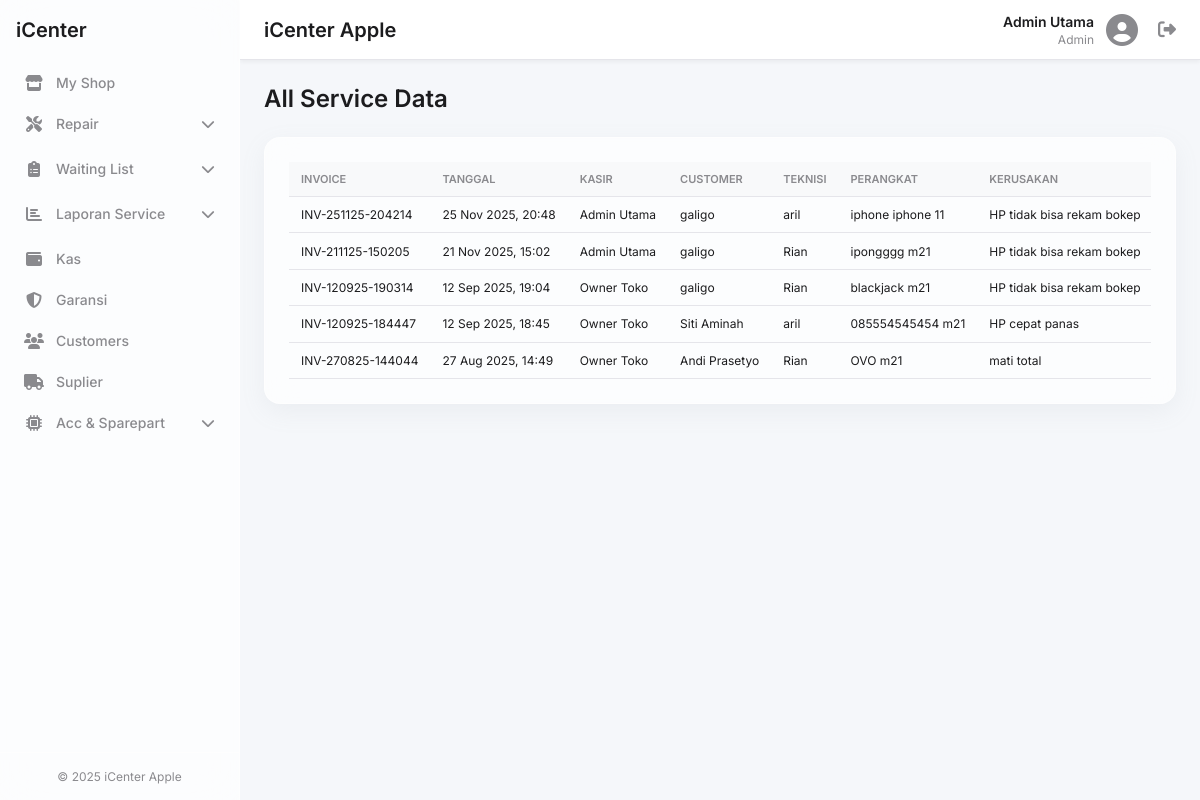
Before: /all_data_service.php (signed in) with the older database file.
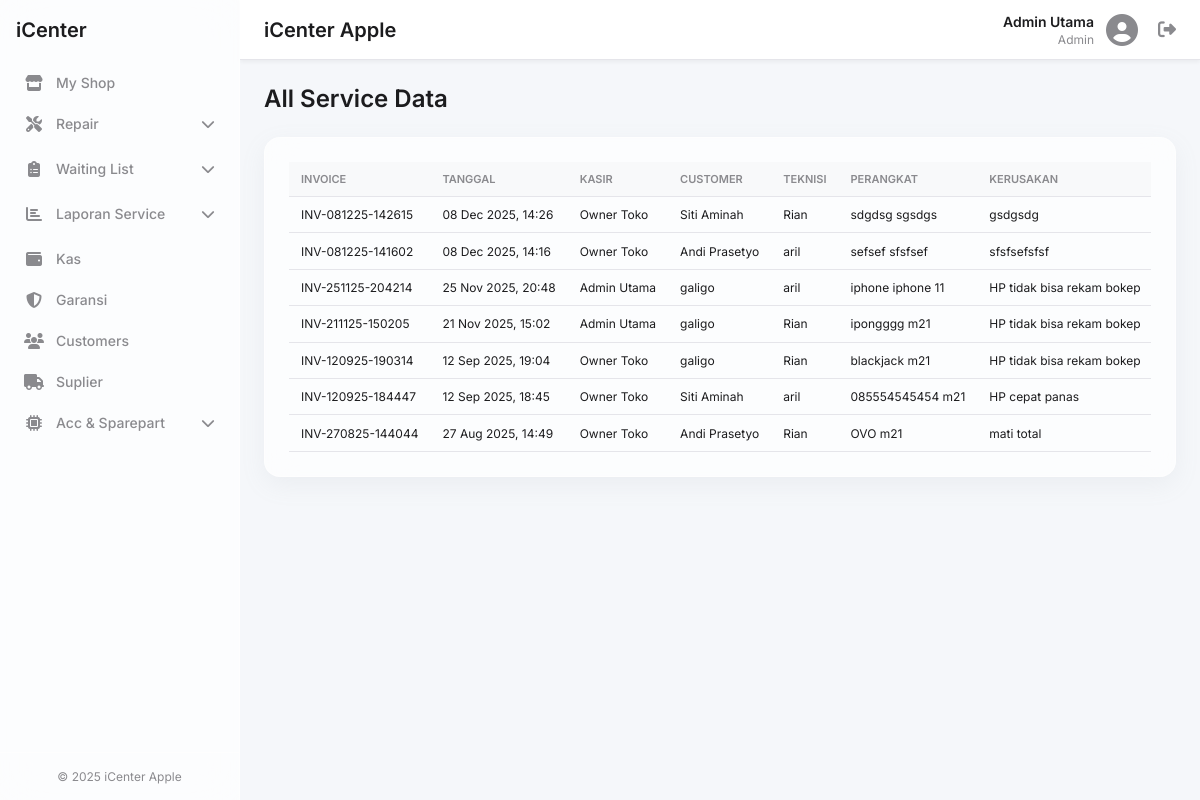
After: the same page with the newer database file.
### tables this page shows
CREATE TABLE `service` (
  `invoice` varchar(50) NOT NULL,
  `tanggal` datetime DEFAULT current_timestamp(),
  `kasir_id` int(11) DEFAULT NULL,
  `merek_hp` varchar(100) DEFAULT NULL,
  `tipe_hp` varchar(100) DEFAULT NULL,
  `imei_sn` varchar(100) DEFAULT NULL,
  `kerusakan` text DEFAULT NULL,
  `kelengkapan` text DEFAULT NULL,
  `teknisi_id` int(11) DEFAULT NULL,
  `customer_id` int(11) DEFAULT NULL,
  `garansi` enum('ya','tidak') DEFAULT 'tidak',
  `keterangan` text DEFAULT NULL,
  `durasi_garansi` varchar(50) DEFAULT NULL,
  `sub_total` decimal(12,2) DEFAULT 0.00,
  `voucher_id` int(11) DEFAULT NULL,
  `uang_muka` decimal(12,2) DEFAULT 0.00,
  `metode_pembayaran` enum('cash','credit') DEFAULT 'cash',
  `status_pembayaran` varchar(20) DEFAULT 'Belum Lunas',
  `status_service` varchar(50) DEFAULT 'Antrian',
  `total_bayar` decimal(12,2) DEFAULT 0.00
);

CREATE TABLE `users` (
  `id` bigint(20) UNSIGNED NOT NULL,
  `nama` varchar(100) DEFAULT NULL,
  `username` varchar(50) DEFAULT NULL,
  `password` text DEFAULT NULL,
  `role` varchar(20) DEFAULT NULL,
  `created_at` timestamp NULL DEFAULT current_timestamp()
);

CREATE TABLE `customers` (
  `id` int(11) NOT NULL,
  `nama` varchar(100) NOT NULL,
  `alamat` text DEFAULT NULL,
  `kontak` varchar(20) NOT NULL,
  `created_at` timestamp NULL DEFAULT current_timestamp()
);

CREATE TABLE `karyawan` (
  `id` int(11) NOT NULL,
  `nama` varchar(100) DEFAULT NULL,
  `jabatan` varchar(50) DEFAULT NULL,
  `gaji` decimal(12,2) DEFAULT NULL
);

### all_data_service.php (the view, shortened to what this page needs)
<?php
require_once 'includes/header.php';
$service_data = [];
$sql = "SELECT
            s.*,
            c.nama as nama_customer,
            k.nama as nama_teknisi,
            u.nama as nama_kasir
        FROM service s
        LEFT JOIN customers c ON s.customer_id = c.id
        LEFT JOIN karyawan k ON s.teknisi_id = k.id
        LEFT JOIN users u ON s.kasir_id = u.id
        ORDER BY s.tanggal DESC";
$result = $conn->query($sql);
if ($result) {
    while ($row = $result->fetch_assoc()) {
        $invoice = $row['invoice'];
        $internal_parts = [];
        $sql_internal = "SELECT ms.nama, sk.jumlah
                         FROM sparepart_keluar sk
                         JOIN master_sparepart ms ON sk.code_sparepart = ms.code_sparepart
                         WHERE sk.invoice_service = '$invoice'";
        $res_internal = $conn->query($sql_internal);
        while($part = $res_internal->fetch_assoc()) {
            $internal_parts[] = $part['nama'] . " (" . $part['jumlah'] . ")";
        }
        $external_parts = [];
        $sql_external = "SELECT nama_sparepart, jumlah
                         FROM pembelian_sparepart_luar
                         WHERE invoice_service = '$invoice'";
        $res_external = $conn->query($sql_external);
        while($part = $res_external->fetch_assoc()) {
            $external_parts[] = $part['nama_sparepart'] . " (" . $part['jumlah'] . ")";
        }
        $all_spareparts = array_merge($internal_parts, $external_parts);
        $row['sparepart_list'] = !empty($all_spareparts) ? implode(", ", $all_spareparts) : "-";
        $service_data[] = $row;
    }
}
?>
<h1 class="page-title">All Service Data</h1>
<div class="glass-effect data-table-container">
    <div class="table-wrapper">
        <table class="data-table">
            <thead>
                <tr>
                    <th>Invoice</th>
                    <th>Tanggal</th>
                    <th>Kasir</th>
                    <th>Customer</th>
                    <th>Teknisi</th>
                    <th>Perangkat</th>
                    <th>Kerusakan</th>
                </tr>
            </thead>
            <tbody>
                <?php if (empty($service_data)): ?>
                    <tr>
                        <td colspan="12" style="text-align: center; padding: 20px;">Belum ada data service.</td>
                    </tr>
                <?php else: ?>
                    <?php foreach ($service_data as $data): ?>
                        <tr>
                            <td><?php echo htmlspecialchars($data['invoice']); ?></td>
                            <td><?php echo date('d M Y, H:i', strtotime($data['tanggal'])); ?></td>
                            <td><?php echo htmlspecialchars($data['nama_kasir'] ?? 'N/A'); ?></td>
                            <td><?php echo htmlspecialchars($data['nama_customer'] ?? 'N/A'); ?></td>
                            <td><?php echo htmlspecialchars($data['nama_teknisi'] ?? 'N/A'); ?></td>
                            <td><?php echo htmlspecialchars($data['merek_hp'] . ' ' . $data['tipe_hp']); ?></td>
                            <td><?php echo htmlspecialchars($data['kerusakan']); ?></td>
                        </tr>
                    <?php endforeach; ?>
                <?php endif; ?>
            </tbody>
        </table>
    </div>
</div>
<?php
require_once 'includes/footer.php';
?>

Changed rows visible on the page:
added service: invoice "INV-081225-142615", tanggal "08 Dec 2025, 14:26", users.nama "Owner Toko", customer.nama "Siti Aminah", teknisi.nama "Rian", merek_hp+tipe_hp "sdgdsg sgsdgs", kerusakan "gsdgsdg"
added service: invoice "INV-081225-141602", tanggal "08 Dec 2025, 14:16", users.nama "Owner Toko", customer.nama "Andi Prasetyo", teknisi.nama "aril", merek_hp+tipe_hp "sefsef sfsfsef", kerusakan "sfsfsefsfsf"
